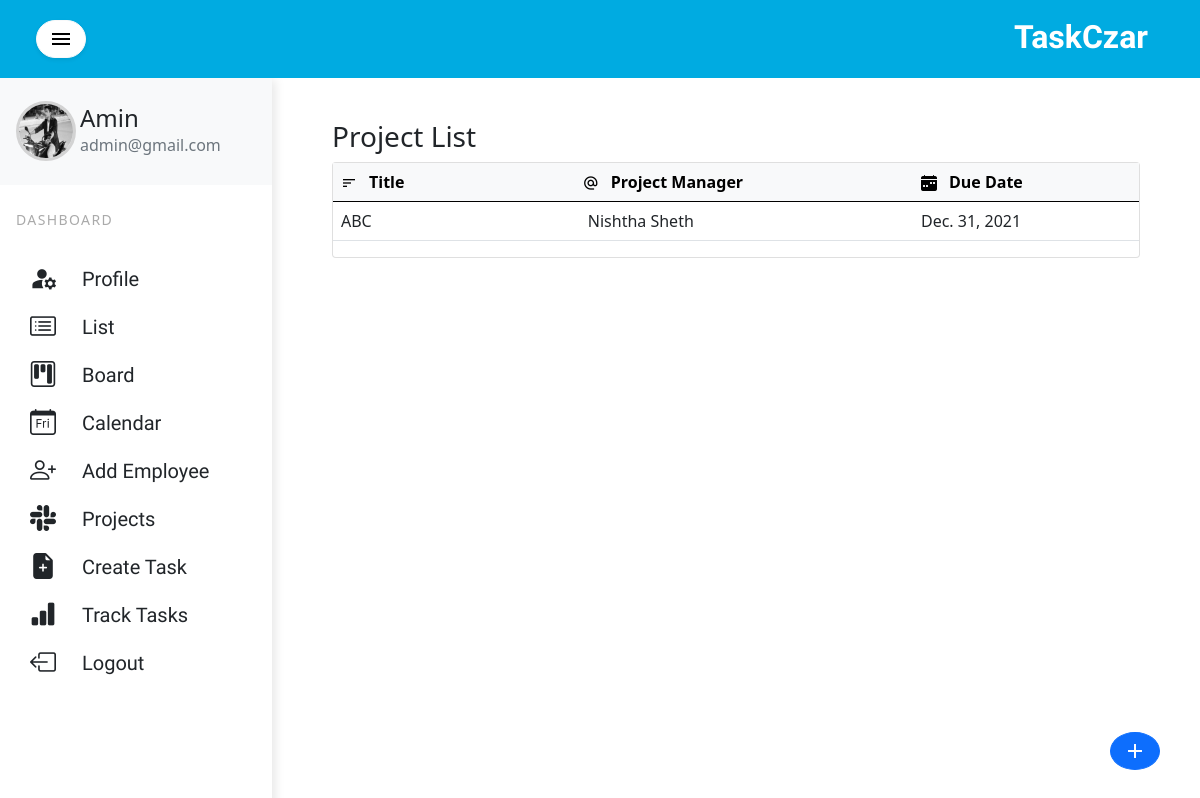
Page /project-list/ (signed in) on the committed database.
### employee/models.py (models this page shows, shortened)
class Employee(AbstractUser):
    username = models.CharField(unique=True, max_length=30, blank=True, null=True)
    first_name = models.CharField(max_length=15, blank=True, null=True)
    last_name = models.CharField(max_length=15, blank=True, null=True)
    def full_name(self):
        return f'{self.first_name} {self.last_name}'
    ROLE = [
        ('Admin', 'Admin'),
        ('Project Manager', 'Project Manager'),
        ('Employee', 'Employee')
    ]
    role = models.CharField(max_length=30, choices=ROLE, null=True, blank=True)
    email = models.EmailField(blank=True, null=True)
    created_at = models.DateTimeField(auto_now_add=True)
    Gender = [
        ('Male', 'Male'),
        ('Female', 'Female'),
        ('Other', 'Other')
    ]
    gender = models.CharField(max_length=30, choices=Gender, null=True, blank=True)
    USERNAME_FIELD = 'username'
    REQUIRED_FIELDS = ["first_name", "last_name", "role"]
    def is_admin(self):
        return True if (self.role == "Admin") else False

class EmployeeProfile(models.Model):
    user = models.OneToOneField(Employee, on_delete=models.CASCADE)
    profile_picture = models.ImageField(default='user-profile-default.png', upload_to='profile_pictures')

class Project(models.Model):
    title = models.CharField(max_length=30, null=True, blank=True)
    description = models.TextField(null=True, blank=True)
    assignee = models.ForeignKey('employee.Employee', null=True, blank=True, on_delete=models.SET_NULL,
                                 related_name='project_assignee')
    project_manager = models.ForeignKey('employee.Employee', null=True, on_delete=models.SET_NULL,
                                        related_name='project_manager')
    due_date = models.DateField(null=True, blank=True, validators=[validate_due_date])
    created_at = models.DateTimeField(auto_now_add=True)

### employee/decorators.py (the view)
		def wrapper_func(request, *args, **kwargs):
			group = None
			if request.user.role:
				group = request.user.role
			if group in allowed_roles:
				return view_func(request, *args, **kwargs)
			else:
				return HttpResponse('<h3>You are not authorized to view this page</h3>')

### employee/views.py (called while the page is built)
@login_required(login_url='login')
@allowed_users(allowed_roles=['Admin'])
def list_of_projects(request):
    projects = Project.objects.filter(assignee=request.user)
    context = {'projects': projects}
    return render(request, 'employee/projects_list.html', context)

### employee/templates/employee/projects_list.html (shortened to what this page needs)
{% extends 'employee/index.html' %}
{% block content %}
<div class="container-fluid cover">
    <div class="row" style="display: inline-block;width:100%">
        <div class="col-sm-auto" style="display: block;float: left">
                <h3>Project List</h3>
        </div>
    </div>
    <div class="card fixed_header">
        <table class="table list" style="width:auto">
            <thead class="table-light">
            <tr>
                <th style="width: 30%;">
                    <div class="row">
                        <div class="col-sm-auto icon" style="padding-top:4px">
                            <i class="material-icons" style="font-size:16px">sort</i>
                        </div>
                        <div class="col-sm-auto">Title</div>
                    </div>
                </th>
                <th>
                    <div class="row">
                        <div class="col-sm-auto icon" style="padding-top:4px">
                            <i class="material-icons th-icons" style="font-size:16px">alternate_email</i>
                        </div>
                        <div class="col-sm-auto">Project Manager</div>
                    </div>
                </th>
                <th>
                    <div class="row">
                        <div class="col-sm-auto icon" style="padding-top:4px">
                            <i class="bi bi-calendar-week-fill" style="font-size:16px"></i>
                        </div>
                        <div class="col-sm-auto">Due Date</div>
                    </div>
                </th>
            </thead>
            <tbody class="list">
            {% for project in projects %}
            <tr onclick="location.href='{% url 'project-detail' project.id %}'">
                <td>{{project.title}}</td>
                <td style="padding-left: 13px">{{project.project_manager.full_name}}</td>
                <td>{{project.due_date}}</td>
            </tr>
            {% endfor %}
            </tbody>
        </table>
        <button class="btn btn-primary fixedbutton" onclick="location.href='{% url 'add-project' %}'"><span style="vertical-align: middle;font-size:1em"><i class="material-icons" style="">add</i></span></button>
    </div>
    </div>
{% endblock content %}

### employee/templates/employee/sidebar.html (shortened to what this page needs)
{% load static %}
<div class="vertical-nav bg-white " id="sidebar">
  <div class="py-4 px-3 mb-4 bg-light">
    <div class="media d-flex align-items-center">
        {% if request.user.employeeprofile.profile_picture.url %}
        <img class="rounded-circle" style="border: 3px solid lightgrey" height="60" width="60"
             src="{{ request.user.employeeprofile.profile_picture.url }}">
            {% else %}
      <i class="material-icons md-48">account_circle</i>
        {% endif %}
      <div class="media-body ms-1">
        <h4 class="m-0 user-name">{{request.user.first_name}}</h4>
        <p class="font-weight-normal text-muted mb-0">{{request.user.email}}</p>
      </div>
    </div>
  </div>
  <p class="text-gray font-weight-bold text-uppercase px-3 small pb-4 mb-0">Dashboard</p>
  <ul class="nav flex-column bg-white mb-0">
      <li class="nav-item side">
        <a href="{% url 'profile' %}" class="nav-link text-dark">
            <div class="row list" >
                <div class="col-sm-3 list">
                    <i class="material-icons" style="font-size:1.1em ">manage_accounts</i>
                </div>
                <div class="col-sm-9 list">
                    Profile
                </div>
            </div>
        </a>
    </li>
    <li class="nav-item  side">
        <a href="{% url 'list' %}" class="nav-link text-dark">
            <div class="row list" >
                <div class="col-sm-3 list">
                    <i class="bi bi-card-list"></i>
                </div>
                <div class="col-sm-9 list">
                    List
                </div>
            </div>
        </a>
    </li>
      <li class="nav-item side">
        <a href="{% url 'board' %}" class="nav-link side text-dark">
            <div class="row list" >
                <div class="col-sm-3 list">
                    <i class="bi bi-kanban"></i>
                </div>
                <div class="col-sm-9 list">
                   Board
                </div>
            </div>
        </a>
      </li>
      <li class="nav-item side">
        <a href="{% url 'calendar' %}" class="nav-link side text-dark">
            <div class="row list" >
                <div class="col-sm-3 list">
                    <i class="bi bi-calendar-day"></i>
                </div>
                <div class="col-sm-9 list">
                   Calendar
                </div>
            </div>
        </a>
      </li>
      {% if request.user.is_admin %}
      <li class="nav-item side">
        <a href="{% url 'register' %}" class="nav-link side text-dark">
            <div class="row list" >
                <div class="col-sm-3 list">
                    <i class="bi bi-person-plus"></i>
                </div>
                <div class="col-sm-9 list">
                   Add Employee
                </div>
            </div>
        </a>
      </li>
      <li class="nav-item side">
        <a href="{% url 'project-list' %}" class="nav-link side text-dark">
            <div class="row list" >
                <div class="col-sm-3 list">
                    <i class="bi bi-slack"></i>
                </div>
                <div class="col-sm-9 list">
                   Projects
                </div>
            </div>
        </a>
      </li>
      {% endif %}
      <li class="nav-item side">
           {% if request.user.is_admin or request.user.is_project_manager %}
        <a href="#" class="nav-link side text-dark" data-bs-toggle="modal" data-bs-target="#exampleModal">
            <div class="row list" >
                <div class="col-sm-3 list" style="padding-left:1em">
                    <i class="bi bi-file-earmark-plus-fill"></i>
                </div>
                <div class="col-sm-9 list">
                   Create Task
                </div>
            </div>
        </a>
          {% endif %}
      </li>
    {% if request.user.is_admin %}
      <li class="nav-item side">
        <a href="{% url 'employee-details' %}" class="nav-link side text-dark">
            <div class="row list" >
                <div class="col-sm-3 list">
                    <i class="bi bi-bar-chart-fill"></i>
                </div>
                <div class="col-sm-9 list">
                   Track Tasks
                </div>
            </div>
        </a>
      </li>
  {% endif %}
      <li class="nav-item side">
        <a href="{% url 'logout' %}" class="nav-link side text-dark">
            <div class="row list" >
                <div class="col-sm-3 list">
                    <i class="bi bi-box-arrow-left"></i>
                </div>
                <div class="col-sm-9 list">
                   Logout
                </div>
            </div>
        </a>
      </li>
  </ul>
</div>

### employee/templates/employee/index.html (style rules this page uses)
.cover { width: inherit; }
body { background-color: #f3efef; min-height: 100vh; overflow-x: hidden; }
.vertical-nav { min-width: 17rem; width: 17rem; height: 100vh; position: fixed; top: 4.8rem; left: 0; box-shadow: 3px 3px 10px rgba(0, 0, 0, 0.1); transition: all 0.4s; }
.text-uppercase { letter-spacing: 0.1em; }
.text-gray { color: #aaa; }
.user-name { text-transform: capitalize; }
.nav-link { text-transform: capitalize; }
.row.list { height:2em; }
.col-sm-3.list { align-items: center; font-size:26px; padding-top:3px; padding-left:1em; }
.col-sm-9.list { padding-top:2px; font-size: 20px; font-family: 'Acme', sans-serif; }

### employee/templates/employee/projects_list.html (style rules this page uses)
.col-sm-auto.icon { padding-right:0px; }
.fixedbutton { position: fixed; bottom: 30px; right: 40px; vertical-align: middle; border-radius: 50% }

### rows in the picture
Employee: user.employeeprofile.profile_picture (picture), user.first_name "Amin", user.email "admin@gmail.com"
Project: title "ABC", project_manager.full_name "Nishtha Sheth", due_date "Dec. 31, 2021"
